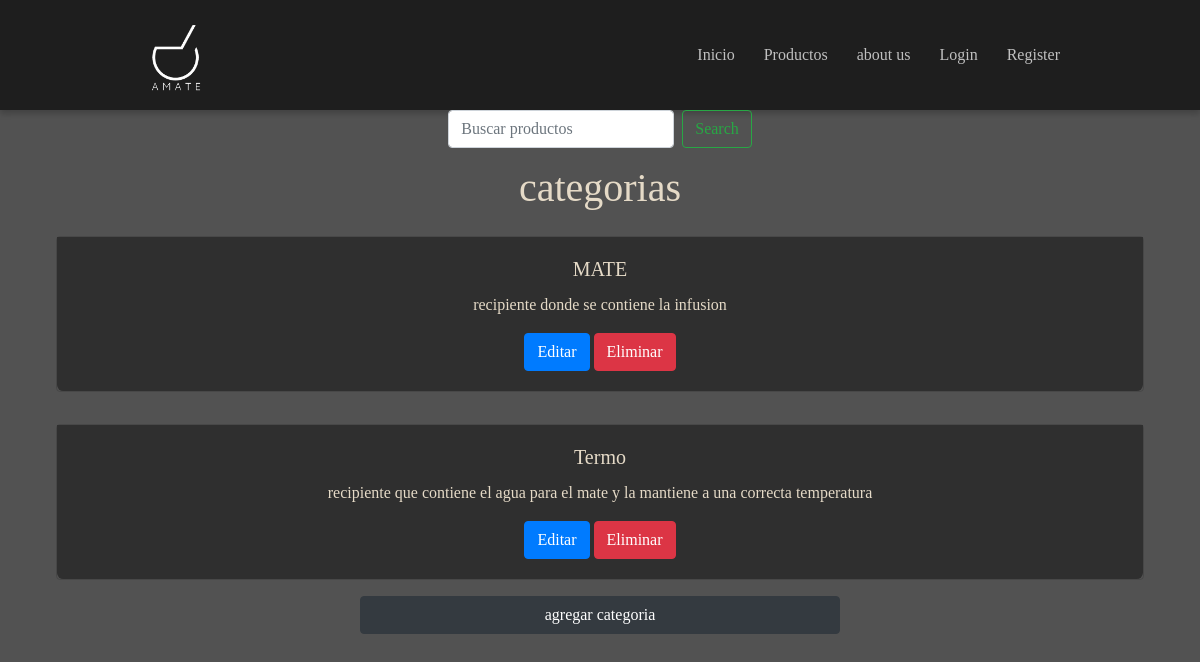
Screenshot of /products/list-category/ with the database file from the repository.
### Productos/models.py (models this page shows, shortened)
class categoria(models.Model):
    name = models.CharField(max_length=15)
    description = models.CharField(max_length=200)
    class Meta:
        verbose_name = 'categoria'
        verbose_name_plural = 'categorias'

### Productos/views.py (the view)
# urls.py: path('list-category/', List_category.as_view(), name = 'List_category'),
class List_category(ListView):
    model = categoria
    template_name= 'category/list_category.html'

### templates/category/list_category.html (shortened to what this page needs)
{% extends 'base.html' %}
{% block contenido %}
<main class="bodyProductos">
    <h1 class="title">categorias</h1>
    <div class="categorias">
        {%for category in object_list%}
            <div class="card">
                <div class="card-body">
                    <h5 class="card-title">{{category.name}}</h5>
                    <p class="card-text">{{category.description}}</p>
                    <a href="/products/update-category/{{category.pk}}/" class="btn btn-primary">Editar</a>
                    <a href="/products/delete-category/{{category.pk}}/" class="btn btn-danger">Eliminar</a>
                </div>
            </div>
        {%endfor%}
    </div>
    <div class="container-buttons">
        <a class="btn btn-dark" href="/products/create-category/"> agregar categoria</a>
    </div>
</main>
{%endblock%}

### static/css/style.css (style rules this page uses)
* { margin: 0; padding: 0; border: 0; font-size: 100%; vertical-align: baseline; }
* { font-family: "Hubballi", cursive; color: #e5dac7; }
body { background-color: #525252; }
.card { background-color: #52525200; margin: 1rem; }
.card-body { background-color: #2f2f2f; border-radius:0 0 0.4rem 0.4rem; }
.categorias { display: flex; flex-flow: column nowrap; text-align: center; max-width: 70rem; margin: auto; }
.container-buttons { display: flex; flex-flow: column nowrap; width: 70%; max-width: 30rem; margin: auto; }
.title, legend { margin-top: 1rem; text-align: center; }

### rows the page displays
categoria: name "MATE", description "recipiente donde se contiene la infusion"
categoria: name "Termo", description "recipiente que contiene el agua para el mate y la mantiene a una correcta temperatura"
